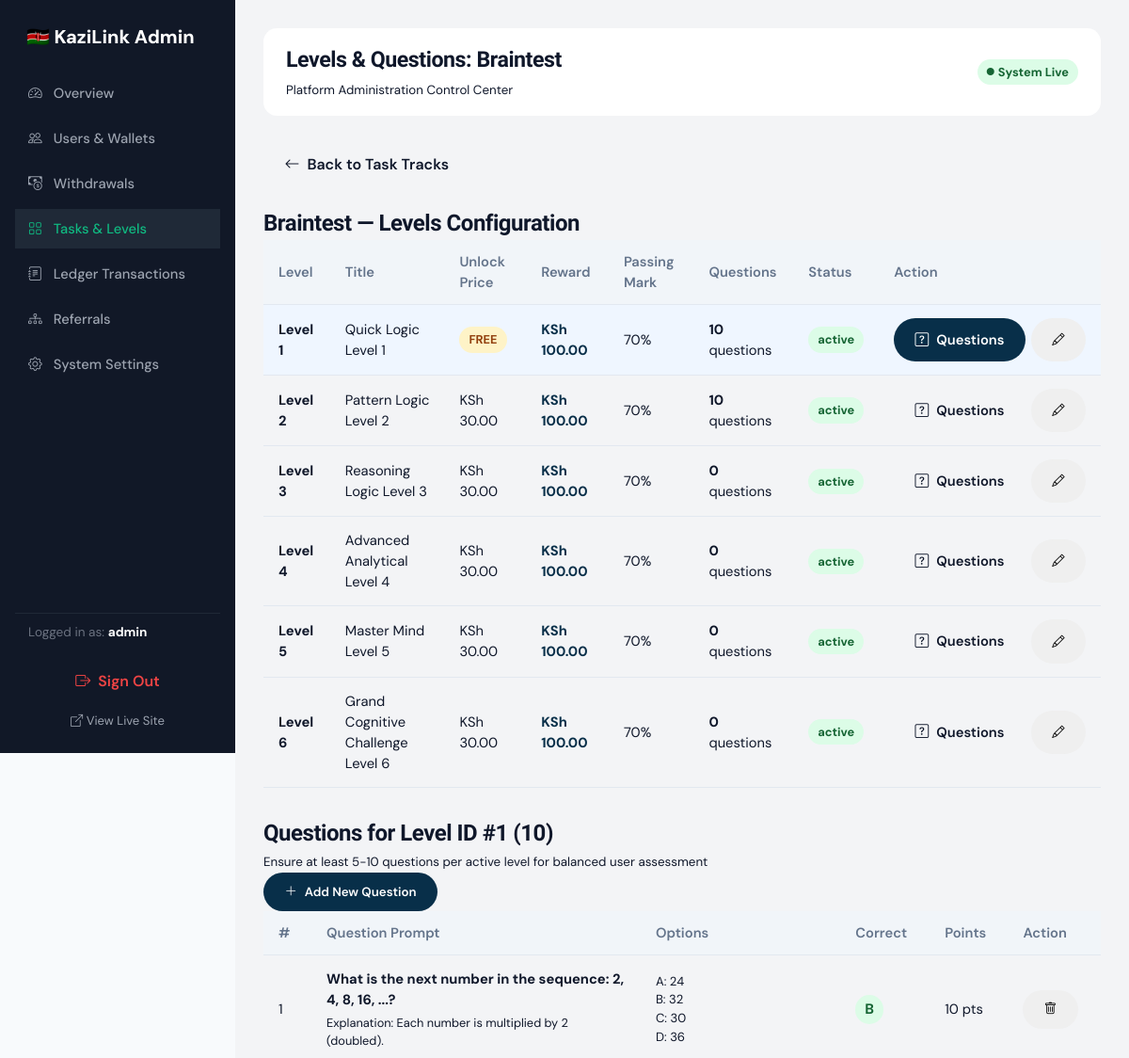
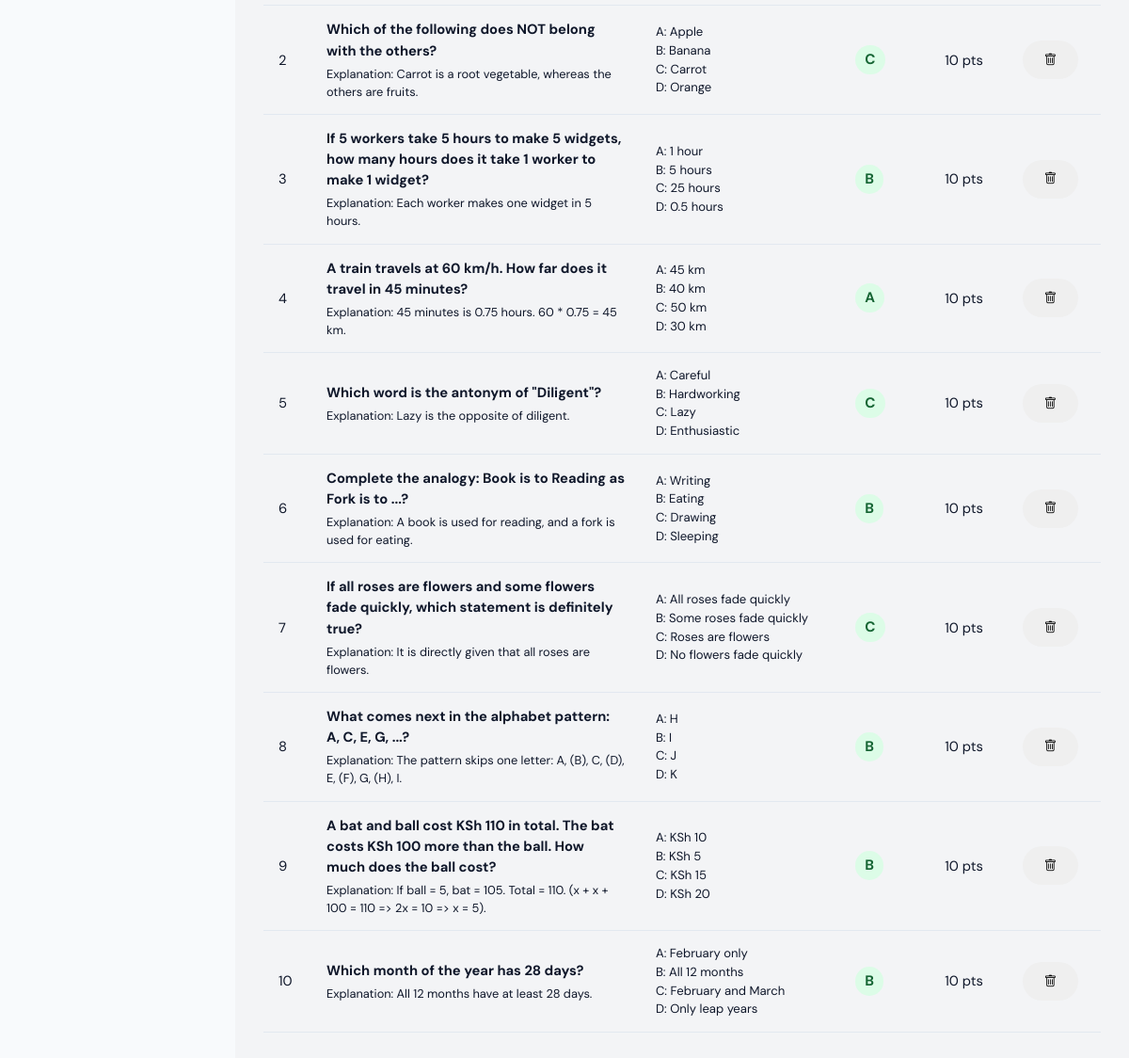
Page /admin/levels.php?task_id=1 (signed in) on the committed database (2 pictures, top to bottom).
### tables this page shows
CREATE TABLE `tasks` (
  `id` INT UNSIGNED AUTO_INCREMENT PRIMARY KEY,
  `name` VARCHAR(100) NOT NULL,
  `slug` VARCHAR(100) NOT NULL UNIQUE,
  `description` TEXT NOT NULL,
  `icon` VARCHAR(50) NOT NULL DEFAULT 'bi-clipboard-check',
  `status` ENUM('active', 'inactive') NOT NULL DEFAULT 'active',
  `order_index` INT NOT NULL DEFAULT 0,
  `created_at` DATETIME NOT NULL DEFAULT CURRENT_TIMESTAMP
);

CREATE TABLE `levels` (
  `id` INT UNSIGNED AUTO_INCREMENT PRIMARY KEY,
  `task_id` INT UNSIGNED NOT NULL,
  `level_number` INT NOT NULL,
  `title` VARCHAR(100) NOT NULL,
  `price` DECIMAL(12, 2) NOT NULL DEFAULT 0.00,
  `reward` DECIMAL(12, 2) NOT NULL DEFAULT 0.00,
  `passing_score` INT NOT NULL DEFAULT 70,
  `status` ENUM('active', 'inactive') NOT NULL DEFAULT 'active',
  `created_at` DATETIME NOT NULL DEFAULT CURRENT_TIMESTAMP,
  FOREIGN KEY (`task_id`) REFERENCES `tasks`(`id`) ON DELETE CASCADE,
  UNIQUE KEY `uk_task_level` (`task_id`, `level_number`)
);

CREATE TABLE `questions` (
  `id` INT UNSIGNED AUTO_INCREMENT PRIMARY KEY,
  `level_id` INT UNSIGNED NOT NULL,
  `question_text` TEXT NOT NULL,
  `option_a` VARCHAR(255) NOT NULL,
  `option_b` VARCHAR(255) NOT NULL,
  `option_c` VARCHAR(255) NOT NULL,
  `option_d` VARCHAR(255) NOT NULL,
  `correct_option` ENUM('A', 'B', 'C', 'D') NOT NULL,
  `explanation` TEXT NULL,
  `points` INT NOT NULL DEFAULT 10,
  `status` ENUM('active', 'inactive') NOT NULL DEFAULT 'active',
  `created_at` DATETIME NOT NULL DEFAULT CURRENT_TIMESTAMP,
  FOREIGN KEY (`level_id`) REFERENCES `levels`(`id`) ON DELETE CASCADE
);

### includes/admin-auth.php (called while the page is built, shortened)
<?php
require_once __DIR__ . '/functions.php';
function isAdminLoggedIn(): bool {
    return !empty($_SESSION['admin_id']);
}
function getLoggedInAdmin(): ?array {
    static $currentAdmin = null;
    if ($currentAdmin === null) {
        $db = getDB();
        $stmt = $db->prepare("SELECT id, username, email, role, status FROM admins WHERE id = ?");
        $stmt->execute([$_SESSION['admin_id']]);
        $admin = $stmt->fetch();
        $currentAdmin = $admin;
    }
    return $currentAdmin;
}
function requireAdminAuth(): void {
    $admin = getLoggedInAdmin();
}

### includes/functions.php (called while the page is built, shortened)
<?php
function getSetting(string $key, $default = null): ?string {
    static $settingsCache = null;
    $db = getDB();
    if ($settingsCache === null) {
        $stmt = $db->query("SELECT setting_key, setting_value FROM settings");
        $settingsCache = [];
        while ($row = $stmt->fetch()) {
            $settingsCache[$row['setting_key']] = $row['setting_value'];
        }
    }
    return $settingsCache[$key] ?? $default;
}
function formatCurrency($amount): string {
    $symbol = getSetting('currency_symbol', 'KSh');
    return $symbol . ' ' . number_format((float)$amount, 2);
}
function e(?string $string): string {
    return htmlspecialchars($string ?? '', ENT_QUOTES, 'UTF-8');
}

### admin/levels.php (the view, shortened to what this page needs)
<?php
require_once __DIR__ . '/../includes/admin-auth.php';
requireAdminAuth();
$db = getDB();
$taskId = (int)($_GET['task_id'] ?? 0);
$task = $db->prepare("SELECT * FROM tasks WHERE id = ?");
$task->execute([$taskId]);
$task = $task->fetch();
$lvlStmt = $db->prepare("
    SELECT l.*, COUNT(q.id) as question_count
    FROM levels l
    LEFT JOIN questions q ON l.id = q.level_id
    WHERE l.task_id = ?
    GROUP BY l.id
    ORDER BY l.level_number ASC
");
$lvlStmt->execute([$taskId]);
$levels = $lvlStmt->fetchAll();
$activeLevelId = (int)($_GET['level_id'] ?? ($levels[0]['id'] ?? 0));
$currentQuestions = [];
if ($activeLevelId > 0) {
    $qStmt = $db->prepare("SELECT * FROM questions WHERE level_id = ? ORDER BY id ASC");
    $qStmt->execute([$activeLevelId]);
    $currentQuestions = $qStmt->fetchAll();
}
$adminTitle = "Levels & Questions: " . $task['name'];
require_once __DIR__ . '/includes/admin-header.php';
?>
<div style="margin-bottom: 20px;">
  <a href="<?= BASE_URL ?>/admin/jobs.php" class="btn btn-outline btn-sm"><i class="bi bi-arrow-left"></i> Back to Task Tracks</a>
</div>
<div class="card" style="margin-bottom: 30px;">
  <div class="card-header">
    <h2 class="card-title"><?= e($task['name']) ?> &mdash; Levels Configuration</h2>
  </div>
  <div class="table-responsive">
    <table class="table">
      <thead>
        <tr>
          <th>Level</th>
          <th>Title</th>
          <th>Unlock Price</th>
          <th>Reward</th>
          <th>Passing Mark</th>
          <th>Questions</th>
          <th>Status</th>
          <th>Action</th>
        </tr>
      </thead>
      <tbody>
        <?php foreach ($levels as $l): ?>
        <tr style="<?= $l['id'] == $activeLevelId ? 'background: #eff6ff;' : '' ?>">
          <td><strong>Level <?= $l['level_number'] ?></strong></td>
          <td><?= e($l['title']) ?></td>
          <td><?= (float)$l['price'] == 0 ? '<span class="badge badge-warning">FREE</span>' : formatCurrency($l['price']) ?></td>
          <td style="color: var(--primary); font-weight: 700;"><?= formatCurrency($l['reward']) ?></td>
          <td><?= (int)$l['passing_score'] ?>%</td>
          <td><strong><?= (int)$l['question_count'] ?></strong> questions</td>
          <td>
            <span class="badge badge-<?= $l['status'] === 'active' ? 'success' : 'secondary' ?>">
              <?= e($l['status']) ?>
            </span>
          </td>
          <td>
            <div style="display: flex; gap: 6px;">
              <a href="?task_id=<?= $taskId ?>&level_id=<?= $l['id'] ?>" class="btn btn-sm <?= $l['id'] == $activeLevelId ? 'btn-primary' : 'btn-outline' ?>">
                <i class="bi bi-question-square"></i> Questions
              </a>
              <button type="button" class="btn btn-sm btn-outline edit-level-btn"
                      data-id="<?= $l['id'] ?>"
                      data-num="<?= $l['level_number'] ?>"
                      data-title="<?= e($l['title']) ?>"
                      data-price="<?= $l['price'] ?>"
                      data-reward="<?= $l['reward'] ?>"
                      data-score="<?= $l['passing_score'] ?>"
                      data-status="<?= $l['status'] ?>">
                <i class="bi bi-pencil"></i>
              </button>
            </div>
          </td>
        </tr>
        <?php endforeach; ?>
      </tbody>
    </table>
  </div>
</div>
<?php if ($activeLevelId > 0): ?>
<div class="card">
  <div class="card-header">
    <div>
      <h2 class="card-title">Questions for Level ID #<?= $activeLevelId ?> (<?= count($currentQuestions) ?>)</h2>
      <small style="color: var(--text-muted);">Ensure at least 5-10 questions per active level for balanced user assessment</small>
    </div>
    <button type="button" class="btn btn-primary btn-sm" onclick="openModal('addQuestionModal');">
      <i class="bi bi-plus-lg"></i> Add New Question
    </button>
  </div>
  <?php if (empty($currentQuestions)): ?>
    <div style="text-align: center; padding: 40px; color: var(--text-muted);">
      <i class="bi bi-patch-question" style="font-size: 2.5rem; display: block; margin-bottom: 8px;"></i>
      <p>No questions added to this level yet. Click "Add New Question" above.</p>
    </div>
  <?php else: ?>
    <div class="table-responsive">
      <table class="table">
        <thead>
          <tr>
            <th>#</th>
            <th>Question Prompt</th>
            <th>Options</th>
            <th>Correct</th>
            <th>Points</th>
            <th>Action</th>
          </tr>
        </thead>
        <tbody>
          <?php foreach ($currentQuestions as $idx => $q): ?>
          <tr>
            <td><?= $idx + 1 ?></td>
            <td style="max-width: 320px;">
              <strong><?= e($q['question_text']) ?></strong>
              <?php if (!empty($q['explanation'])): ?>
                <div style="font-size: 0.8rem; color: var(--text-muted); margin-top: 4px;">Explanation: <?= e($q['explanation']) ?></div>
              <?php endif; ?>
            </td>
            <td style="font-size: 0.82rem;">
              <div>A: <?= e($q['option_a']) ?></div>
              <div>B: <?= e($q['option_b']) ?></div>
              <div>C: <?= e($q['option_c']) ?></div>
              <div>D: <?= e($q['option_d']) ?></div>
            </td>
            <td>
              <span class="badge badge-success" style="font-size: 0.95rem; font-weight: 700;">
                <?= e($q['correct_option']) ?>
              </span>
            </td>
            <td><?= (int)$q['points'] ?> pts</td>
            <td>
              <form method="POST" action="" onsubmit="return confirm('Delete this question permanently?');">
                <button type="submit" class="btn btn-danger btn-sm"><i class="bi bi-trash"></i></button>
              </form>
            </td>
          </tr>
          <?php endforeach; ?>
        </tbody>
      </table>
    </div>
  <?php endif; ?>
</div>
<?php endif; ?>
<?php require_once __DIR__ . '/includes/admin-footer.php'; ?>

### admin/includes/admin-header.php (shortened to what this page needs)
<?php
require_once __DIR__ . '/../../includes/admin-auth.php';
$currentAdmin = getLoggedInAdmin();
$siteName = getSetting('site_name', 'KaziLink Kenya');
$adminTitle = $adminTitle ?? 'Administration';
?>
<!DOCTYPE html>
<html lang="en">
<head>
  <link rel="stylesheet" href="https://cdn.jsdelivr.net/npm/bootstrap-icons@1.11.3/font/bootstrap-icons.min.css">
  <link rel="stylesheet" href="<?= BASE_URL ?>/assets/css/style.css">
</head>
<body>
<div class="admin-layout">
  <aside class="admin-sidebar">
    <div>
      <div class="admin-brand">
        <span>🇰🇪 KaziLink Admin</span>
      </div>
      <ul class="admin-nav">
        <li>
          <a href="<?= BASE_URL ?>/admin/dashboard.php" class="<?= basename($_SERVER['PHP_SELF']) == 'dashboard.php' ? 'active' : '' ?>">
            <i class="bi bi-speedometer2"></i> Overview
          </a>
        </li>
        <li>
          <a href="<?= BASE_URL ?>/admin/users.php" class="<?= in_array(basename($_SERVER['PHP_SELF']), ['users.php', 'user.php']) ? 'active' : '' ?>">
            <i class="bi bi-people"></i> Users & Wallets
          </a>
        </li>
        <li>
          <a href="<?= BASE_URL ?>/admin/withdrawals.php" class="<?= basename($_SERVER['PHP_SELF']) == 'withdrawals.php' ? 'active' : '' ?>">
            <i class="bi bi-cash-coin"></i> Withdrawals
          </a>
        </li>
        <li>
          <a href="<?= BASE_URL ?>/admin/jobs.php" class="<?= in_array(basename($_SERVER['PHP_SELF']), ['jobs.php', 'levels.php']) ? 'active' : '' ?>">
            <i class="bi bi-grid"></i> Tasks & Levels
          </a>
        </li>
        <li>
          <a href="<?= BASE_URL ?>/admin/transactions.php" class="<?= basename($_SERVER['PHP_SELF']) == 'transactions.php' ? 'active' : '' ?>">
            <i class="bi bi-journal-text"></i> Ledger Transactions
          </a>
        </li>
        <li>
          <a href="<?= BASE_URL ?>/admin/referrals.php" class="<?= basename($_SERVER['PHP_SELF']) == 'referrals.php' ? 'active' : '' ?>">
            <i class="bi bi-diagram-3"></i> Referrals
          </a>
        </li>
        <li>
          <a href="<?= BASE_URL ?>/admin/settings.php" class="<?= basename($_SERVER['PHP_SELF']) == 'settings.php' ? 'active' : '' ?>">
            <i class="bi bi-gear"></i> System Settings
          </a>
        </li>
      </ul>
    </div>
    <div>
      <div style="padding: 10px 14px; font-size: 0.85rem; color: #6b7280; border-top: 1px solid #1f2937; margin-top: 20px;">
        Logged in as: <strong style="color: #fff;"><?= e($currentAdmin['username']) ?></strong>
      </div>
      <a href="<?= BASE_URL ?>/admin/logout.php" class="btn btn-outline btn-sm btn-block" style="color: #ef4444; border-color: #374151; margin-top: 8px;">
        <i class="bi bi-box-arrow-right"></i> Sign Out
      </a>
      <a href="<?= BASE_URL ?>/index.php" target="_blank" style="display: block; text-align: center; margin-top: 8px; font-size: 0.82rem; color: #9ca3af;">
        <i class="bi bi-box-arrow-up-right"></i> View Live Site
      </a>
    </div>
  </aside>
  <main class="admin-main">
    <div class="admin-topbar">
      <div>
        <h1 style="font-size: 1.45rem; font-weight: 800; color: var(--dark); margin-bottom: 2px;"><?= e($adminTitle) ?></h1>
        <small style="color: var(--text-muted);">Platform Administration Control Center</small>
      </div>
      <div style="display: flex; gap: 12px; align-items: center;">
        <span class="badge badge-success"><i class="bi bi-circle-fill" style="font-size: 0.5rem;"></i> System Live</span>
      </div>
    </div>

### assets/css/style.css (style rules this page uses)
:root { --font-sans: "DM Sans", -apple-system, BlinkMacSystemFont, "Segoe UI", Roboto, sans-serif; --font-display: "Bricolage Grotesque", -apple-system, BlinkMacSystemFont, "Segoe UI", sans-serif; --radius: 0.9rem; --radius-lg: var(--radius); --radius-2xl: calc(var(--radius) + 8px); --primary: #082F49; --primary-hover: #0F2D4A; --primary-light: #e0f2fe; --primary-foreground: #ffffff; --secondary: #f0f9ff; --secondary-foreground: #082F49; --background: #f8fafc; --foreground: #0f172a; --card: #ffffff; --card-foreground: #0f172a; --muted: #f1f5f9; --muted-foreground: #64748b; --accent: #f59e0b; --accent-foreground: #78350f; --destructive: #ef4444; --border: #e2e8f0; --input: #cbd5e1; --ring: #082F49; --ink: #071e33; --ink-foreground: #f8fafc; --gradient-hero: radial-gradient(120% 90% at 85% 10%, rgba(14, 116, 144, 0.45), transparent 60%), linear-gradient(160deg, #082F49 0%, #0F2D4A 60%, #05192d 100%); --gradient-gold: linear-gradient(135deg, #fbbf24 0%, #f59e0b 100%); --shadow-card: 0 1px 3px rgba(15, 23, 42, 0.04), 0 12px 32px -16px rgba(8, 47, 73, 0.16); }
*, *::before, *::after { box-sizing: border-box; margin: 0; padding: 0; }
body { background-color: var(--background); color: var(--foreground); font-family: var(--font-sans); line-height: 1.5; -webkit-font-smoothing: antialiased; }
h1, h2, h3, h4, .font-display { font-family: var(--font-display); letter-spacing: -0.02em; }
a { color: inherit; text-decoration: none; }
.btn { border-radius: 999px; justify-content: center; align-items: center; gap: 0.5rem; padding: 0.75rem 1.4rem; font-weight: 600; display: inline-flex; border: none; cursor: pointer; transition: transform 0.15s, opacity 0.15s, background 0.15s; font-family: var(--font-sans); text-align: center; }
.btn-primary { background: var(--primary); color: var(--primary-foreground); }
.btn-block { width: 100%; }
.badge { display: inline-flex; align-items: center; gap: 4px; padding: 4px 10px; border-radius: 999px; font-size: 0.8rem; font-weight: 700; }
.badge-success { background: #dcfce7; color: #166534; }
.badge-warning { background: #fef3c7; color: #92400e; }
.table-responsive { width: 100%; overflow-x: auto; }
.table { width: 100%; border-collapse: collapse; text-align: left; font-size: 0.92rem; }
.table th { background: var(--muted); color: var(--muted-foreground); font-weight: 600; padding: 12px 16px; border-bottom: 1px solid var(--border); }
.table td { padding: 14px 16px; border-bottom: 1px solid var(--border); }

### admin/includes/admin-header.php (style rules this page uses)
.admin-layout { display: flex; min-height: 100vh; }
.admin-sidebar { width: 250px; background: #111827; color: #9ca3af; padding: 24px 16px; display: flex; flex-direction: column; justify-content: space-between; position: sticky; top: 0; height: 100vh; }
.admin-brand { color: #fff; font-size: 1.25rem; font-weight: 800; margin-bottom: 24px; padding-left: 12px; display: flex; align-items: center; gap: 8px; }
.admin-nav { list-style: none; display: flex; flex-direction: column; gap: 6px; }
.admin-nav a { display: flex; align-items: center; gap: 12px; padding: 10px 14px; border-radius: var(--radius-md); color: #9ca3af; font-weight: 500; font-size: 0.92rem; }
.admin-nav a:hover, .admin-nav a.active { background: #1f2937; color: #10b981; }
.admin-main { flex: 1; padding: 30px; background: #f3f4f6; overflow-x: hidden; }
.admin-topbar { display: flex; justify-content: space-between; align-items: center; margin-bottom: 28px; background: #fff; padding: 16px 24px; border-radius: var(--radius-lg); border: 1px solid var(--border-color); }

### rows in the picture
tasks: name "Braintest"
levels: level_number "1", title "Quick Logic Level 1", price "FREE", reward "KSh 100.00", passing_score "70", question_count "10", status "active", id "1"
levels: level_number "2", title "Pattern Logic Level 2", price "KSh 30.00", reward "KSh 100.00", passing_score "70", question_count "10", status "active"
levels: level_number "3", title "Reasoning Logic Level 3", price "KSh 30.00", reward "KSh 100.00", passing_score "70", question_count "0", status "active"
levels: level_number "4", title "Advanced Analytical Level 4", price "KSh 30.00", reward "KSh 100.00", passing_score "70", question_count "0", status "active"
levels: level_number "5", title "Master Mind Level 5", price "KSh 30.00", reward "KSh 100.00", passing_score "70", question_count "0", status "active"
levels: level_number "6", title "Grand Cognitive Challenge Level 6", price "KSh 30.00", reward "KSh 100.00", passing_score "70", question_count "0", status "active"
questions: question_text "What is the next number in the sequence: 2, 4, 8, 16, ...?", explanation "Each number is multiplied by 2 (doubled).", option_a "24", option_b "32", option_c "30", option_d "36", correct_option "B", points "10"
questions: question_text "Which of the following does NOT belong with the others?", explanation "Carrot is a root vegetable, whereas the others are fruits.", option_a "Apple", option_b "Banana", option_c "Carrot", option_d "Orange", correct_option "C", points "10"
questions: question_text "If 5 workers take 5 hours to make 5 widgets, how many hours does it take 1 worker to make 1 widget?", explanation "Each worker makes one widget in 5 hours.", option_a "1 hour", option_b "5 hours", option_c "25 hours", option_d "0.5 hours", correct_option "B", points "10"
questions: question_text "A train travels at 60 km/h. How far does it travel in 45 minutes?", explanation "45 minutes is 0.75 hours. 60 * 0.75 = 45 km.", option_a "45 km", option_b "40 km", option_c "50 km", option_d "30 km", correct_option "A", points "10"
questions: question_text "Which word is the antonym of \"Diligent\"?", explanation "Lazy is the opposite of diligent.", option_a "Careful", option_b "Hardworking", option_c "Lazy", option_d "Enthusiastic", correct_option "C", points "10"
questions: question_text "Complete the analogy: Book is to Reading as Fork is to ...?", explanation "A book is used for reading, and a fork is used for eating.", option_a "Writing", option_b "Eating", option_c "Drawing", option_d "Sleeping", correct_option "B", points "10"
questions: question_text "If all roses are flowers and some flowers fade quickly, which statement is definitely true?", explanation "It is directly given that all roses are flowers.", option_a "All roses fade quickly", option_b "Some roses fade quickly", option_c "Roses are flowers", option_d "No flowers fade quickly", correct_option "C", points "10"
questions: question_text "What comes next in the alphabet pattern: A, C, E, G, ...?", explanation "The pattern skips one letter: A, (B), C, (D), E, (F), G, (H), I.", option_a "H", option_b "I", option_c "J", option_d "K", correct_option "B", points "10"
questions: question_text "A bat and ball cost KSh 110 in total. The bat costs KSh 100 more than the ball. How much does the ball cost?", explanation "If ball = 5, bat = 105. Total = 110. (x + x + 100 = 110 => 2x = 10 => x = 5).", option_a "KSh 10", option_b "KSh 5", option_c "KSh 15", option_d "KSh 20", correct_option "B", points "10"
questions: question_text "Which month of the year has 28 days?", explanation "All 12 months have at least 28 days.", option_a "February only", option_b "All 12 months", option_c "February and March", option_d "Only leap years", correct_option "B", points "10"

### other values in the picture
$currentAdmin['username'] "admin"
$adminTitle "Levels & Questions: Braintest"
count($currentQuestions) "10"
